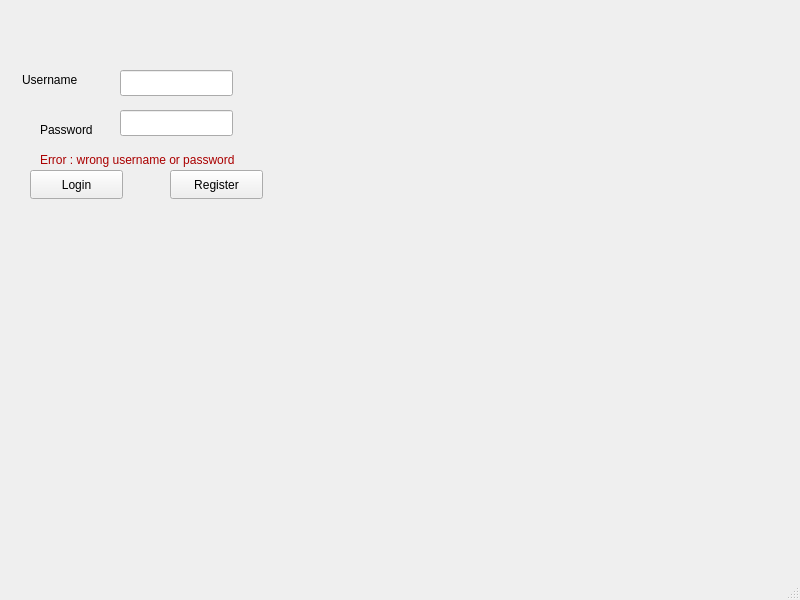
<?xml version="1.0" encoding="UTF-8"?>
<ui version="4.0">
 <class>LoginWindow</class>
 <widget class="QMainWindow" name="LoginWindow">
  <property name="geometry">
   <rect>
    <x>0</x>
    <y>0</y>
    <width>800</width>
    <height>600</height>
   </rect>
  </property>
  <property name="windowTitle">
   <string>LoginWindow</string>
  </property>
  <widget class="QWidget" name="centralwidget">
   <widget class="QLabel" name="username">
    <property name="geometry">
     <rect>
      <x>22</x>
      <y>70</y>
      <width>81</width>
      <height>20</height>
     </rect>
    </property>
    <property name="text">
     <string>Username</string>
    </property>
   </widget>
   <widget class="QLabel" name="Password">
    <property name="geometry">
     <rect>
      <x>40</x>
      <y>120</y>
      <width>63</width>
      <height>20</height>
     </rect>
    </property>
    <property name="text">
     <string>Password</string>
    </property>
   </widget>
   <widget class="QLineEdit" name="name">
    <property name="geometry">
     <rect>
      <x>120</x>
      <y>70</y>
      <width>113</width>
      <height>26</height>
     </rect>
    </property>
   </widget>
   <widget class="QLineEdit" name="pass">
    <property name="geometry">
     <rect>
      <x>120</x>
      <y>110</y>
      <width>113</width>
      <height>26</height>
     </rect>
    </property>
    <property name="echoMode">
     <enum>QLineEdit::Password</enum>
    </property>
   </widget>
   <widget class="QPushButton" name="Login">
    <property name="geometry">
     <rect>
      <x>30</x>
      <y>170</y>
      <width>93</width>
      <height>29</height>
     </rect>
    </property>
    <property name="text">
     <string>Login</string>
    </property>
   </widget>
   <widget class="QPushButton" name="Register">
    <property name="geometry">
     <rect>
      <x>170</x>
      <y>170</y>
      <width>93</width>
      <height>29</height>
     </rect>
    </property>
    <property name="text">
     <string>Register</string>
    </property>
   </widget>
   <widget class="QLabel" name="error">
    <property name="geometry">
     <rect>
      <x>40</x>
      <y>150</y>
      <width>261</width>
      <height>20</height>
     </rect>
    </property>
    <property name="text">
     <string>&lt;html&gt;&lt;head/&gt;&lt;body&gt;&lt;p&gt;&lt;span style=&quot; color:#aa0000;&quot;&gt;Error : wrong username or password&lt;/span&gt;&lt;/p&gt;&lt;/body&gt;&lt;/html&gt;</string>
    </property>
   </widget>
  </widget>
  <widget class="QMenuBar" name="menubar">
   <property name="geometry">
    <rect>
     <x>0</x>
     <y>0</y>
     <width>800</width>
     <height>17</height>
    </rect>
   </property>
  </widget>
  <widget class="QStatusBar" name="statusbar"/>
 </widget>
 <resources/>
 <connections/>
</ui>
